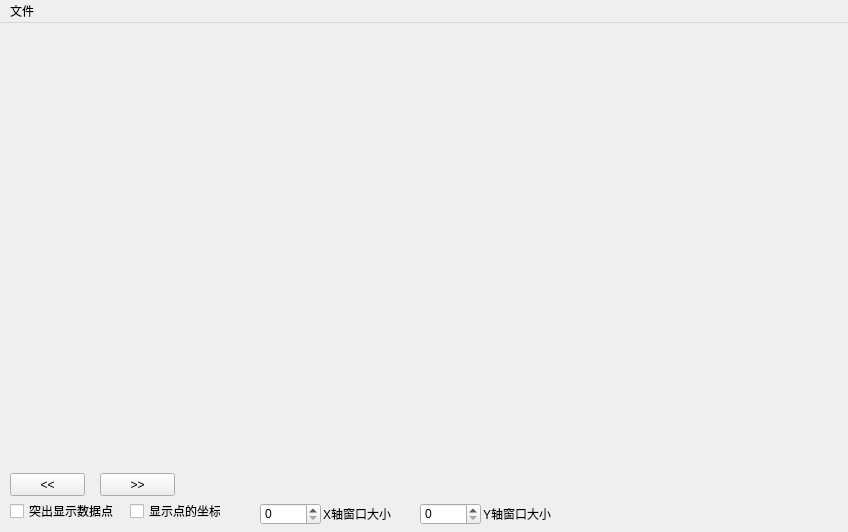
<?xml version="1.0" encoding="UTF-8"?>
<ui version="4.0">
 <class>MainWindow</class>
 <widget class="QMainWindow" name="MainWindow">
  <property name="geometry">
   <rect>
    <x>0</x>
    <y>0</y>
    <width>848</width>
    <height>532</height>
   </rect>
  </property>
  <property name="acceptDrops">
   <bool>true</bool>
  </property>
  <property name="windowTitle">
   <string>MainWindow</string>
  </property>
  <widget class="QWidget" name="centralwidget">
   <widget class="QChartView" name="chartview" native="true">
    <property name="geometry">
     <rect>
      <x>10</x>
      <y>0</y>
      <width>821</width>
      <height>441</height>
     </rect>
    </property>
    <property name="acceptDrops">
     <bool>false</bool>
    </property>
   </widget>
   <widget class="QCheckBox" name="checkBox">
    <property name="geometry">
     <rect>
      <x>10</x>
      <y>480</y>
      <width>111</width>
      <height>16</height>
     </rect>
    </property>
    <property name="text">
     <string>突出显示数据点</string>
    </property>
   </widget>
   <widget class="QCheckBox" name="checkBox_2">
    <property name="geometry">
     <rect>
      <x>130</x>
      <y>480</y>
      <width>91</width>
      <height>16</height>
     </rect>
    </property>
    <property name="text">
     <string>显示点的坐标</string>
    </property>
   </widget>
   <widget class="QSpinBox" name="spinBox">
    <property name="geometry">
     <rect>
      <x>260</x>
      <y>480</y>
      <width>61</width>
      <height>22</height>
     </rect>
    </property>
   </widget>
   <widget class="QLabel" name="label">
    <property name="geometry">
     <rect>
      <x>323</x>
      <y>480</y>
      <width>71</width>
      <height>21</height>
     </rect>
    </property>
    <property name="text">
     <string>X轴窗口大小</string>
    </property>
   </widget>
   <widget class="QLabel" name="label_2">
    <property name="geometry">
     <rect>
      <x>483</x>
      <y>480</y>
      <width>71</width>
      <height>21</height>
     </rect>
    </property>
    <property name="text">
     <string>Y轴窗口大小</string>
    </property>
   </widget>
   <widget class="QSpinBox" name="spinBox_2">
    <property name="geometry">
     <rect>
      <x>420</x>
      <y>480</y>
      <width>61</width>
      <height>22</height>
     </rect>
    </property>
   </widget>
   <widget class="QPushButton" name="pushButtonLeft">
    <property name="geometry">
     <rect>
      <x>10</x>
      <y>450</y>
      <width>75</width>
      <height>23</height>
     </rect>
    </property>
    <property name="text">
     <string>&lt;&lt;</string>
    </property>
   </widget>
   <widget class="QPushButton" name="pushButtonRight">
    <property name="geometry">
     <rect>
      <x>100</x>
      <y>450</y>
      <width>75</width>
      <height>23</height>
     </rect>
    </property>
    <property name="text">
     <string>&gt;&gt;</string>
    </property>
   </widget>
  </widget>
  <widget class="QMenuBar" name="menubar">
   <property name="geometry">
    <rect>
     <x>0</x>
     <y>0</y>
     <width>848</width>
     <height>23</height>
    </rect>
   </property>
   <widget class="QMenu" name="menuFile">
    <property name="title">
     <string>文件</string>
    </property>
    <addaction name="actionOpenfile"/>
    <addaction name="actionAbout"/>
   </widget>
   <addaction name="menuFile"/>
  </widget>
  <action name="actionOpenfile">
   <property name="text">
    <string>打开</string>
   </property>
   <property name="shortcut">
    <string>Ctrl+O</string>
   </property>
  </action>
  <action name="actionAbout">
   <property name="text">
    <string>关于</string>
   </property>
  </action>
 </widget>
 <customwidgets>
  <customwidget>
   <class>QChartView</class>
   <extends>QWidget</extends>
   <header location="global">qchartview.h</header>
   <container>1</container>
  </customwidget>
 </customwidgets>
 <resources/>
 <connections/>
</ui>
